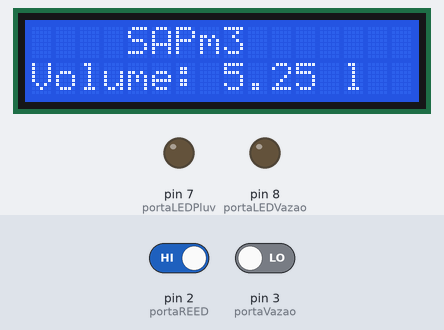
Recording of a sketch running on a simulated Arduino Uno, built with avr-gcc and run on an emulated ATmega328P. Shown: 16×2 character LCD, output pins drawn as LEDs (lit = HIGH). The test bench sets the inputs (shaded band); at power-on: pin 2 (portaREED) HIGH, pin 3 (portaVazao) LOW. What the sketch prints to the serial monitor is not drawn.

Above: at 1.2 s.
1.3 s: pin 2 (portaREED) driven LOW
At 1.7 s:
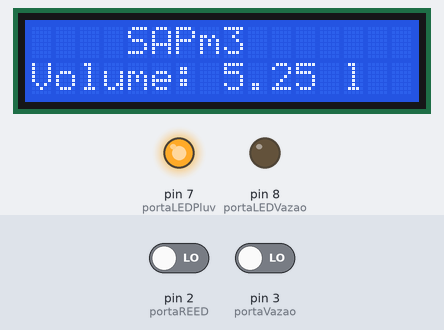
2.8 s: pin 3 (portaVazao) driven HIGH
At 4.0 s:
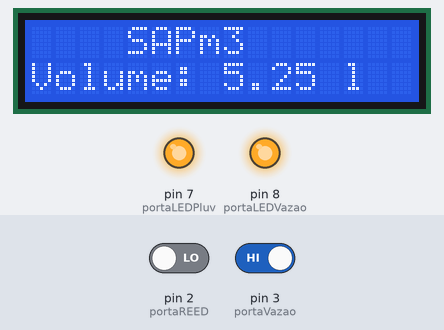
Timing chart, 0 to 21.6 s (numbered marks = the images above; inputs shaded):
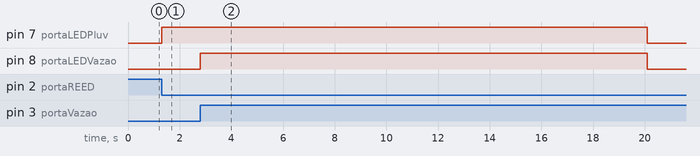

Measured:
- after the input at 1.3 s, pin 7 (portaLEDPluv): LOW → HIGH at once
- after the input at 2.8 s, pin 8 (portaLEDVazao): LOW → HIGH at once, → LOW 17.3 s later

The sketch:

moduloArduino.ino
```cpp
// Display de Cristal Líquido
// INCLUSÃO DE BIBLIOTECAS
#include <Wire.h>
#include <LiquidCrystal_I2C.h>
//Definições
#define endereco  0x27 // Endereços comuns: 0x27, 0x3F
#define colunas   16
#define linhas    2
LiquidCrystal_I2C lcd(endereco, colunas, linhas); // instancia objeto

// Variaveis e constantes para pluviometro
  const int portaREED = 2;   // porta digital para ligação do pluviômetro
  const int portaLEDPluv = 7; // portal digital com led indicador de dados lidos no pluviômetro;

// Variaceis e Constantes Sensos Vazao
  const int portaVazao = 3; // porta digital de instalação do pino amarelo do sensor de vazão
  const int portaLEDVazao = 8; // portal digital com led indicador de dados lidos no sensor de vazão

//Sensor UltraSonico
  #include <Ultrasonic.h>
  const byte pino_trigger = 4;
  const byte pino_echo = 5;
  Ultrasonic ultrasonic(pino_trigger, pino_echo);

// Constantes Gerais;
  const unsigned int intervalo = 20000; // intervalo de tempo entre cada leitura e envio ao banco de dados.
  //const int pinLED_Atividade = 6;

class Pluviometro
{
  private:
    double fatorAlturaPulsos; // fator de conversão da leitura dos pulos do pluviômetro convertidos em mm (altura de chuva)
    volatile int contaPulsos;

  public:
    Pluviometro(double fatorAlturaPulsos)
    {
      this->contaPulsos = 0;
      this->fatorAlturaPulsos = fatorAlturaPulsos;
    }

    void addPulso(){this->contaPulsos++;}
    void reiniciaPulsos(){this->contaPulsos=0;}

    int getPulsos(){return this->contaPulsos;}

    double getChuva_mm()
    {
        double chuva;
        chuva = getPulsos() * fatorAlturaPulsos;
        return chuva;
    }

}; Pluviometro pluv(0.3423);

class SensorVazao
{
private:
  volatile int contaPulsos;
  double fatorConversaoPulsoLitro; // conversão do sensor de vazao em pulsos = litros
  int intervaloTempoMiliSeg;

public:
  SensorVazao(double fatorConversaoPulsoLitro, int intervaloTempoMiliSeg)
  {
    contaPulsos = 0;
    this->fatorConversaoPulsoLitro = fatorConversaoPulsoLitro;
    this->intervaloTempoMiliSeg = intervaloTempoMiliSeg;
  }

  void addPulso(){this->contaPulsos++;}
  void reiniciaPulsos(){this->contaPulsos=0;}

  int getPulsos(){return this->contaPulsos;}

  double getVolume_litros(){
    double volume;
    volume = getPulsos() * this->fatorConversaoPulsoLitro;
    return volume;
  }
  double getVazao_LitrosPorMinuto()
  {
    return getVolume_litros() * 60000 / this->intervaloTempoMiliSeg;
  }

}; SensorVazao vazao(0.002, intervalo);


class Reservatorio
{
  private:

  double alturaSensor;
  double larguraBase;
  double ComprimentoBase;
  double AlturaMaxima;
  Ultrasonic *us;

  public:

  Reservatorio(double AlturaSensor,double larguraBase, double comprimentoBase, double alturaMaxima, Ultrasonic *us)
  {
    this->alturaSensor = AlturaSensor;
    this->larguraBase = larguraBase;
    this->ComprimentoBase = comprimentoBase;
    this->AlturaMaxima = alturaMaxima;
    this->us = us;
  }
  double getCapacidade(){return larguraBase*ComprimentoBase*AlturaMaxima;}
  double getAreaBase(){return larguraBase*ComprimentoBase;}

  long getNivel()
  {
    long dist = long(getDistSensorUS());
    long n = alturaSensor - dist;
    if(n<0) return 0;
    return n;
  }
  double getVolume(){
    double areaBase = getAreaBase();
    long nivel = getNivel();
    return (areaBase * nivel / 1000);
  }

  float getDistSensorUS()
  {
    us->measure();
    return us->get_cm();
  }

};Reservatorio reservatorio(18.8,12.0,24.3,10.2, &ultrasonic);

  String reservatorio_teste(Reservatorio &r)
  {
      String str;
      str = "---Testes do Reservatorio--\n";
      str.concat("getCapacidade = "); str.concat(r.getCapacidade()); str.concat("\n"); str.concat("getAreaBase = "); str.concat(r.getAreaBase()); str.concat("\n");
      str.concat("getNivel = "); str.concat(r.getNivel()); str.concat("\n"); str.concat("getVolume = "); str.concat(r.getVolume()); str.concat("\n");
      str.concat("DistSensor = "); str.concat(r.getDistSensorUS()); str.concat("\n");
      str.concat("---Fim do Teste---\n");
      return str;
  }

 void setup() {
   // initializa a comunicaçao serial:
   Serial.begin(9600);

   lcd.init(); // INICIA A COMUNICAÇÃO COM O DISPLAY
   lcd.backlight(); // LIGA A ILUMINAÇÃO DO DISPLAY
   lcd.clear(); // LIMPA O DISPLAY
   atualizaDisplay(reservatorio.getVolume());

   // inicianliza configuração do pluviometro;
   pinMode(portaREED, INPUT);
   pinMode(portaLEDPluv,OUTPUT);
   attachInterrupt(digitalPinToInterrupt(portaREED),contaPulsoPluv,FALLING);

   // inicializa configuração do sensor de vazao;
   pinMode(portaVazao,INPUT);
   pinMode(portaLEDVazao, OUTPUT);
   attachInterrupt(digitalPinToInterrupt(portaVazao), contaPulsoVazao,RISING);

   // LED de atividade
   //pinMode(pinLED_Atividade,OUTPUT);
 }

// variaveis de controle para a opção de enviar ao banco de dados somente quando há novos dados atualizados
double LeituraAnteriorVazao = 0.0;
double LeituraAnteriorChuva = 0.0;
double LeituraAnteriorReservatorio = 0.0;

void loop() {

//digitalWrite(pinLED_Atividade,LOW);
digitalWrite(portaLEDPluv,LOW);
digitalWrite(portaLEDVazao,LOW);

sei();
  delay(intervalo);
cli();

//digitalWrite(pinLED_Atividade,HIGH);

//calcula o volume de chuva em mm no período;
double chuva = pluv.getChuva_mm();
pluv.reiniciaPulsos();

//calcula o a vazao no periodo em litros/minuto
double vazaoLitrosMinuto = vazao.getVazao_LitrosPorMinuto();
vazao.reiniciaPulsos();

//volume utilizado do reservatório
double VolumeReservatorio = reservatorio.getVolume();

//if((vazaoLitrosMinuto > 0.0 || chuva > 0.0 || LeituraAnteriorVazao>0.0 || LeituraAnteriorChuva > 0 || VolumeReservatorio!=LeituraAnteriorReservatorio) )
//{

  // exemplo de SQL de insersao de dados : INSERT INTO projetopi.coletaDados (chuva,vazao,nivelR1) VALUES (99.0,98.0,97.99)";

  String str_SQL;
  str_SQL  = "INSERT INTO projetopi.coletaDados (chuva,vazao,nivelR1) VALUES(";
  str_SQL += String(chuva);
  str_SQL += ",";
  str_SQL += String(vazaoLitrosMinuto);
  str_SQL += ",";
  str_SQL += String(VolumeReservatorio);
  str_SQL += ")\n";


  //str_SQL = "";
  //str_SQL = "INSERT INTO projetopi.coletaDados (chuva,vazao,nivelR1) VALUES(55.55,66.66,77.77)\n";

  Serial.write(str_SQL.c_str());

  // variaveis para controle de envio com a opção de enviar ao bd somente quando tiver dados atualizados
  //LeituraAnteriorVazao = vazaoLitrosMinuto;
  //LeituraAnteriorChuva = chuva;
  //LeituraAnteriorReservatorio = VolumeReservatorio;

//}
}


void atualizaDisplay(double volume)
{
   lcd.setCursor(4,0);
   lcd.print("SAPm3");
   lcd.setCursor(0,1);
   lcd.print("Volume: ");
   lcd.setCursor(8,1);
   lcd.print(volume);
   lcd.print(" l");
}

void contaPulsoPluv()
{
  const long espera = 300; // tempo de espera para considerar um novo pulso
  static long tempo = 0;

  if( (millis()-tempo) > espera )
  {
    pluv.addPulso();
    digitalWrite(portaLEDPluv,HIGH);
    tempo = millis();
  }
}

void contaPulsoVazao()
{
  const int espera = 30; // tempo de espera para considerar um novo pulso
  static long tempo = 0;

  if( (millis() - tempo) > espera )
  {
    vazao.addPulso();
    digitalWrite(portaLEDVazao,HIGH);
   tempo=millis();
  }
}
```
